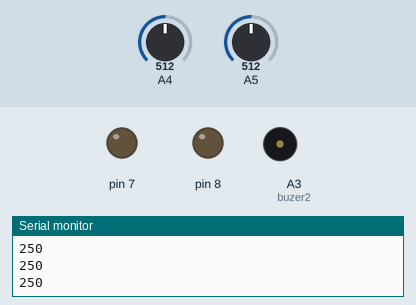
A sketch run on a simulated Arduino Uno, built with avr-gcc and run on an emulated ATmega328P. Shown: output pins drawn as LEDs (lit = HIGH), buzzer (waves = sounding), the last lines printed to the serial monitor. The test bench sets the inputs (shaded band); at power-on: A5 = 512, A4 = 512.

Above: at 1.2 s.
1.3 s: A5 set to 261
2.8 s: A5 set to 231
At 3.8 s:
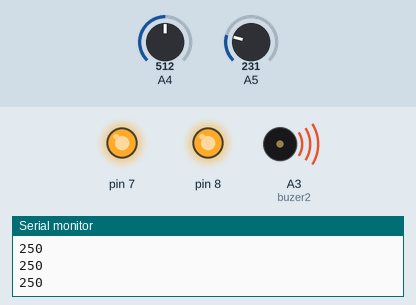
4.3 s: A4 set to 488
5.8 s: A4 set to 464
At 6.5 s:
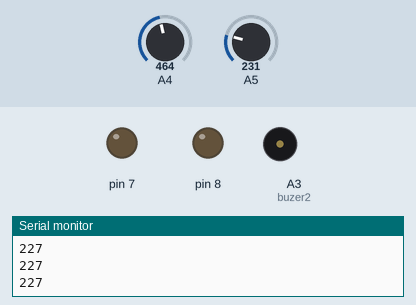
7.3 s: A4 set to 511
At 8.2 s:
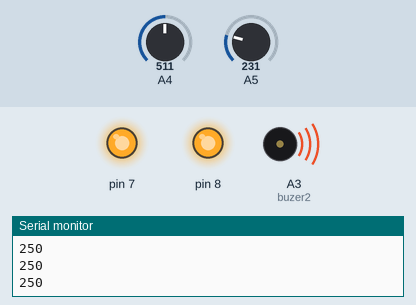
8.8 s: A4 set to 306
At 9.9 s:
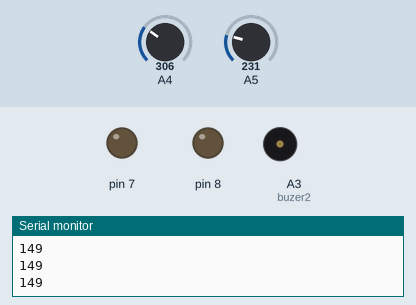
Timing chart, 0 to 11.3 s (numbered marks = the images above; inputs shaded):
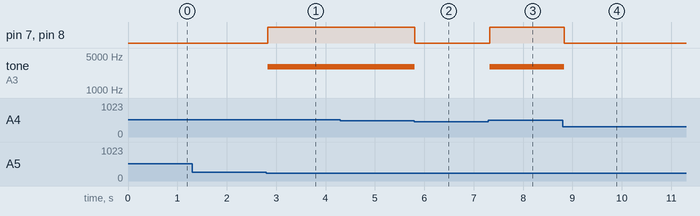

Measured:
- the behaviour switches between 250 and 249 on A5 (found by bisection; images 0 and 1)
- the behaviour switches between 474 and 473 on A4 (found by bisection; images 1 and 2)
- after the input at 2.8 s, pin 7, pin 8: LOW → HIGH at once; tone on A3 (buzer2): silent → 3000 Hz at once
- after the input at 5.8 s, pin 7, pin 8: HIGH → LOW at once; tone on A3 (buzer2): 3000 Hz → silent at once
- after the input at 7.3 s, pin 7, pin 8: LOW → HIGH at once; tone on A3 (buzer2): silent → 3000 Hz at once
- after the input at 8.8 s, pin 7, pin 8: HIGH → LOW at once; tone on A3 (buzer2): 3000 Hz → silent at once

The sketch:

fotorezystor.ino
```cpp
int odczytanaWartosc = 0;
int prog = 0;
float pomiar = 0;
int napiecie = 0;

void setup() {
  pinMode(8, OUTPUT);
  pinMode(7, OUTPUT);
  pinMode(A2, OUTPUT); //buzer1
  pinMode(A3, OUTPUT); //buzer2
  Serial.begin(9600);
}

void loop() {
  odczytanaWartosc = analogRead(A5);
  prog = analogRead(A4);
  napiecie = map(prog, 0, 1021, 0, 500);
  Serial.println(napiecie);

  if (odczytanaWartosc < napiecie) {
    digitalWrite(8, HIGH);
    tone(A3, 4000);
    digitalWrite(7, HIGH);
    tone(A2, 3000);

  } else {
    digitalWrite(8, LOW);
    digitalWrite(7, LOW);
    noTone(A3);
    noTone(A2);
  }
  if (digitalRead(8) == HIGH) {
    pomiar = prog * (5.0 / 1021.0);
    //Serial.print(pomiar);
    //Serial.println(" V");
  }
  delay(50);

}
```
